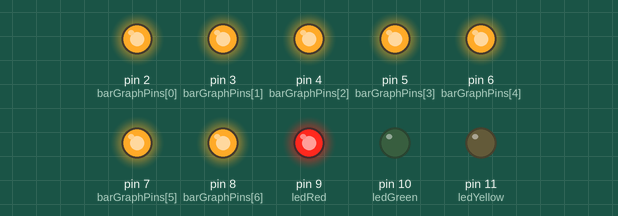
Simulated run of this sketch. Board: Arduino Uno, built with avr-gcc and run on an emulated ATmega328P. Shown: output pins drawn as LEDs (lit = HIGH).

Above: at 0.1 s.
At 4.1 s:
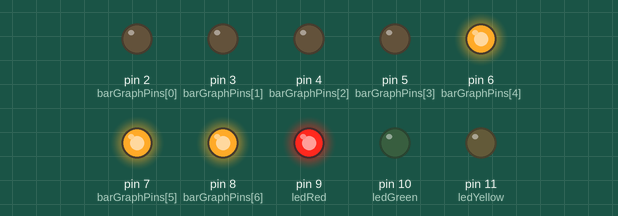
At 8.1 s:
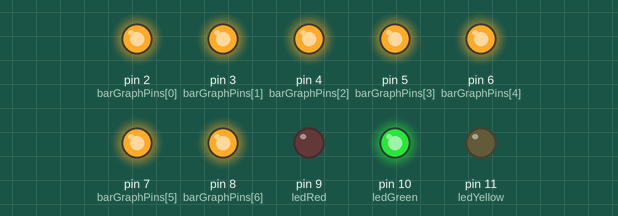
At 17.2 s:
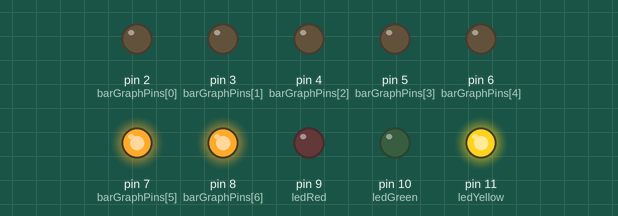
At 26.3 s:
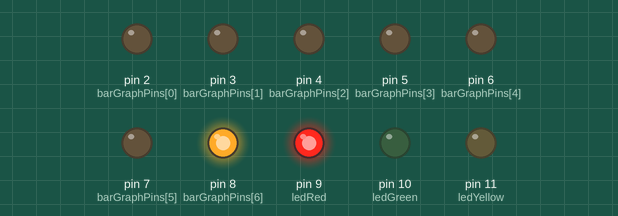
At 38.5 s:
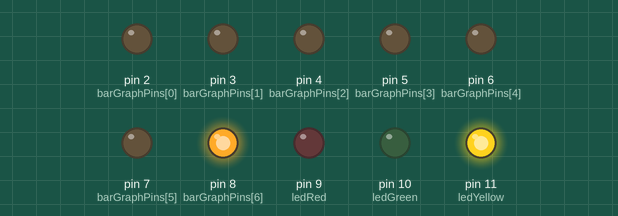
Timing chart, 0 to 40.0 s (numbered marks = the images above):
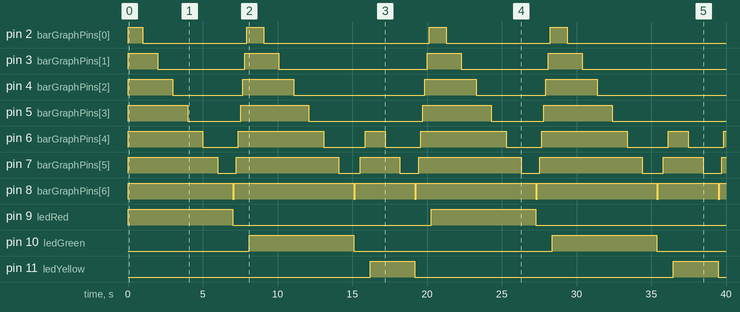

The sketch:

TrafficLight.ino
```cpp
// Damon Nguyen
// ---------------------------------------------------
// Traffic light with count-down bar-led
// ---------------------------------------------------


// LED Pins
int ledRed = 9;
int ledGreen = 10;
int ledYellow = 11;

// Bar Graph Pins (connected to pins 2 to 8)
int barGraphPins[] = {2, 3, 4, 5, 6, 7, 8};
int barCount = 7;

void setup() {
  // Set traffic light pins as OUTPUT
  pinMode(ledRed, OUTPUT);
  pinMode(ledGreen, OUTPUT);
  pinMode(ledYellow, OUTPUT);

  // Set bar graph pins as OUTPUT
  for (int i = 0; i < barCount; i++) {
    pinMode(barGraphPins[i], OUTPUT);
  }
}

void loop() {
  // RED light — 8 seconds countdown
  digitalWrite(ledRed, HIGH);                         // Turn on RED light
  countdownBarGraphBySeconds(8);                      // Start 8-second countdown on bar graph
  digitalWrite(ledRed, LOW);                          // Turn off RED light

  // Bar charge-up before GREEN light (represents green light duration)
  clearBarGraph();                                    // Reset bar LEDs
  delay(100);                                         // Small delay before charge-up
  chargeUpBarQuick(7, 1000);                          // Charge bar to 7 segments in 1 second (right to left)

  // GREEN light — 7 seconds countdown
  digitalWrite(ledGreen, HIGH);                       // Turn on GREEN light
  countdownBarGraphBySeconds(7);                      // Start 7-second countdown
  digitalWrite(ledGreen, LOW);                        // Turn off GREEN light

  // Bar charge-up before YELLOW light
  clearBarGraph();
  delay(100);
  chargeUpBarQuick(3, 1000);                          // Charge bar to 3 segments for yellow light duration

  // YELLOW light — 3 seconds countdown
  digitalWrite(ledYellow, HIGH);
  countdownBarGraphBySeconds(3);
  digitalWrite(ledYellow, LOW);

  // Bar charge-up before RED light
  clearBarGraph();
  delay(100);
  chargeUpBarQuick(8, 1000);                          // Charge bar to 8 segments for red light duration
}

// Lights up bar LEDs and turns off one each second to count down, starting from right to left
void countdownBarGraphBySeconds(int durationSeconds) {
  int displaySeconds = min(durationSeconds, barCount);

  clearBarGraph();                                    // Ensure all LEDs start OFF

  // Light up LEDs for full countdown
  for (int i = 0; i < displaySeconds; i++) {
    int index = barCount - 1 - i;                     // Right to left
    digitalWrite(barGraphPins[index], HIGH);
  }

  // Turn off one LED each second (countdown effect)
  for (int i = 0; i < displaySeconds; i++) {
    delay(1000);                                      // Wait 1 second
    int index = barCount - displaySeconds + i;        // LEDs turn off left to right
    digitalWrite(barGraphPins[index], LOW);
  }
}

// Quickly charges the bar LEDs from right to left based on given number of bars and total delay
void chargeUpBarQuick(int targetBars, int totalDelayMs) {
  int barsToLight = min(targetBars, barCount);
  int delayPerBar = totalDelayMs / barsToLight;       // Delay between each LED turning on

  for (int i = 0; i < barsToLight; i++) {
    int index = barCount - 1 - i;                     // Right to left
    digitalWrite(barGraphPins[index], HIGH);
    delay(delayPerBar);
  }
}

// Turns off all LEDs in the bar graph
void clearBarGraph() {
  for (int i = 0; i < barCount; i++) {
    digitalWrite(barGraphPins[i], LOW);
  }
}
```

Measured:
- by itself, pin 2 (barGraphPins[0]): LOW → HIGH at 0.00 s, → LOW 1.0 s later, → HIGH 7.0 s later, → LOW 1.1 s later, … (8 changes in this stretch)
- by itself, pin 3 (barGraphPins[1]): LOW → HIGH at 0.00 s, → LOW 2.0 s later, → HIGH 5.8 s later, → LOW 2.3 s later, … (8 changes in this stretch)
- by itself, pin 4 (barGraphPins[2]): LOW → HIGH at 0.00 s, → LOW 3.0 s later, → HIGH 4.7 s later, → LOW 3.4 s later, … (8 changes in this stretch)
- by itself, pin 5 (barGraphPins[3]): LOW → HIGH at 0.00 s, → LOW 4.0 s later, → HIGH 3.5 s later, → LOW 4.6 s later, … (8 changes in this stretch)
- by itself, pin 6 (barGraphPins[4]): LOW → HIGH at 0.00 s, → LOW 5.0 s later, → HIGH 2.4 s later, → LOW 5.7 s later, … (13 changes in this stretch)
- by itself, pin 7 (barGraphPins[5]): LOW → HIGH at 0.00 s, → LOW 6.0 s later, → HIGH 1.2 s later, → LOW 6.9 s later, … (13 changes in this stretch)
- by itself, pin 8 (barGraphPins[6]): LOW → HIGH at 0.00 s, → LOW 7.0 s later, → HIGH 0.10 s later, → LOW 8.0 s later, … (13 changes in this stretch)
- by itself, pin 9 (ledRed), pin 10 (ledGreen): alternates HIGH for 7.0 s and LOW for 13.3 s
